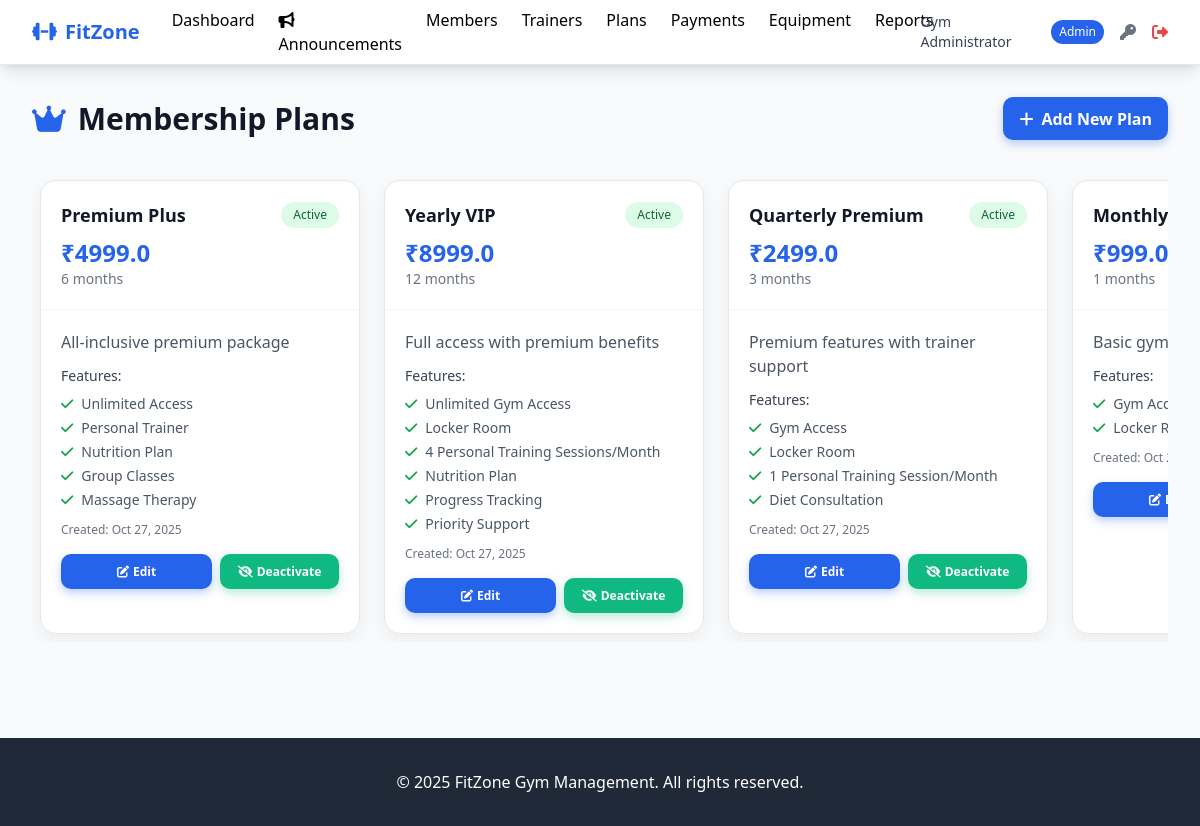
Page /admin/membership-plans (signed in) on the earlier database version.
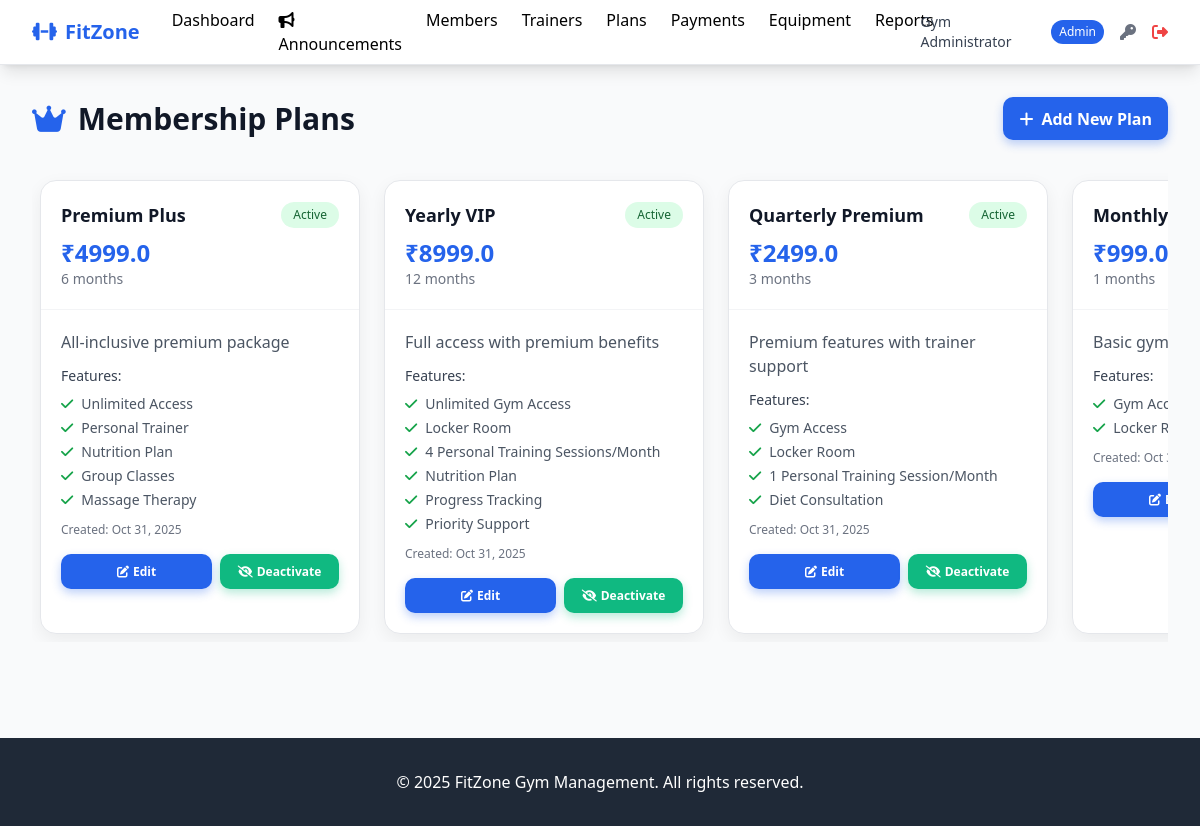
Same page on the later database version.
### tables this page shows
CREATE TABLE membership_plans (
            id INTEGER PRIMARY KEY AUTOINCREMENT,
            name TEXT NOT NULL,
            description TEXT,
            duration_months INTEGER NOT NULL,
            price DECIMAL(10,2) NOT NULL,
            features TEXT, -- JSON string
            is_active BOOLEAN DEFAULT 1,
            created_at TIMESTAMP DEFAULT CURRENT_TIMESTAMP,
            updated_at TIMESTAMP DEFAULT CURRENT_TIMESTAMP
        );

### app/routes/admin.py (the view)
@admin_bp.route('/membership-plans')
@admin_required
def membership_plans():
    plans = MembershipPlan.get_all()
    return render_template('admin/membership_plans.html', plans=plans)

### app/models/database.py (called while the page is built)
def get_db_connection(db_path='gym_management.db'):
    conn = sqlite3.connect(db_path)
    conn.row_factory = sqlite3.Row
    conn.execute("PRAGMA foreign_keys = ON")
    return conn

def execute_query(query, params=(), db_path='gym_management.db', fetch=False):
    conn = get_db_connection(db_path)
    cursor = conn.cursor()
    try:
        cursor.execute(query, params)
        if fetch:
            result = cursor.fetchall()
            conn.close()
            return result
        else:
            conn.commit()
            last_id = cursor.lastrowid
            conn.close()
            return last_id
    except Exception as e:
        conn.close()
        try:
            from flask import current_app
            current_app.logger.error(f"DB Error: {e} | Query: {query} | Params: {params}")
        except:
            print(f"DB Error: {e} | Query: {query} | Params: {params}")
        raise

### app/models/membership_plan.py (called while the page is built)
    @classmethod
    def _db_path(cls):
        return current_app.config.get('DATABASE_PATH', 'gym_management.db')

### app/templates/admin/membership_plans.html (shortened to what this page needs)
{% extends "base.html" %}
{% block content %}
<div class="flex justify-between items-center mb-8">
    <h1 class="text-3xl font-bold text-gray-900 flex items-center">
        <i class="fas fa-crown mr-3 text-blue-600"></i>Membership Plans
    </h1>
    <a href="{{ url_for('admin.add_membership_plan') }}" class="btn btn-primary">
        <i class="fas fa-plus mr-2"></i>Add New Plan
    </a>
</div>
{% if plans %}
<div class="plans-wrapper">
    <div class="plans-container" id="plansRow">
        {% for plan in plans %}
        <div class="card {% if not plan.is_active %}opacity-70{% endif %}">
            <div class="p-5 border-b border-gray-100">
                <div class="flex justify-between items-center">
                    <h3 class="text-lg font-semibold text-gray-900">{{ plan.name }}</h3>
                    <span class="badge-{{ 'success' if plan.is_active else 'danger' }}">
                        {{ 'Active' if plan.is_active else 'Inactive' }}
                    </span>
                </div>
                <div class="text-2xl font-bold text-blue-600 mt-2">₹{{ plan.price }}</div>
                <div class="text-sm text-gray-500">{{ plan.duration_months }} months</div>
            </div>
            <div class="p-5">
                {% if plan.description %}
                <p class="text-gray-600 mb-3">{{ plan.description }}</p>
                {% endif %}
                {% if plan.features %}
                <div class="mb-3">
                    <h4 class="text-sm font-medium text-gray-700 mb-2">Features:</h4>
                    <ul class="space-y-1">
                        {% for feature in plan.features %}
                        <li class="flex items-center text-sm text-gray-600">
                            <i class="fas fa-check text-green-600 mr-2"></i>{{ feature }}
                        </li>
                        {% endfor %}
                    </ul>
                </div>
                {% endif %}
                <div class="text-xs text-gray-500 mb-4">
                    Created: {{ plan.created_at.strftime('%b %d, %Y') }}
                </div>
                <div class="flex space-x-2">
                    <a href="{{ url_for('admin.edit_membership_plan', plan_id=plan.id) }}"
                       class="btn btn-primary text-xs flex-1">
                        <i class="fas fa-edit mr-1"></i>Edit
                    </a>
                   <form method="POST" action="{{ url_for('admin.toggle_membership_plan_status', plan_id=plan.id) }}" class="flex-1">
    <button type="submit" class="btn btn-secondary text-xs w-full">
        <i class="fas fa-{{ 'eye-slash' if plan.is_active else 'eye' }} mr-1"></i>
        {{ 'Deactivate' if plan.is_active else 'Activate' }}
    </button>
</form>
                </div>
            </div>
        </div>
        {% endfor %}
    </div>
</div>
{% endif %}
{% endblock %}

Differences in the rows shown:
changed membership_plans "Premium Plus": created_at "Oct 27, 2025" → "Oct 31, 2025"
changed membership_plans "Yearly VIP": created_at "Oct 27, 2025" → "Oct 31, 2025"
changed membership_plans "Quarterly Premium": created_at "Oct 27, 2025" → "Oct 31, 2025"
